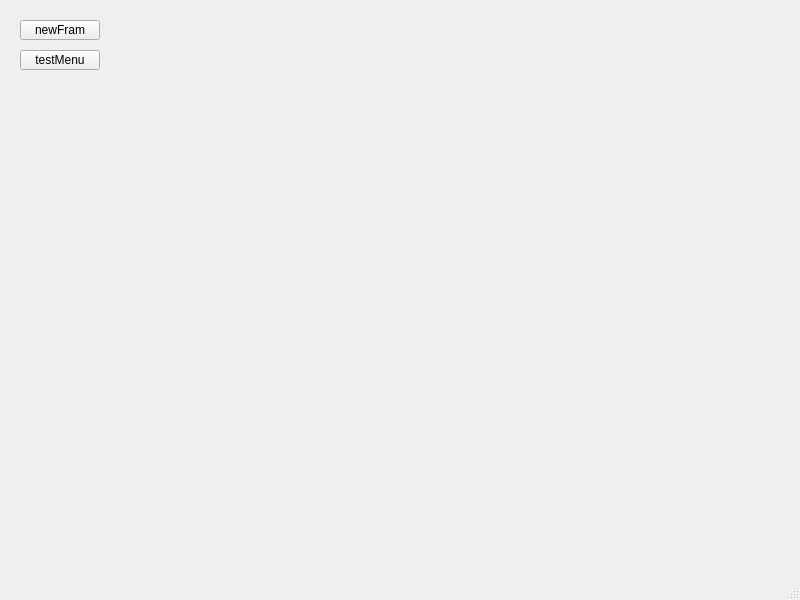
<?xml version="1.0" encoding="UTF-8"?>
<ui version="4.0">
 <class>MainWindow</class>
 <widget class="QMainWindow" name="MainWindow">
  <property name="geometry">
   <rect>
    <x>0</x>
    <y>0</y>
    <width>800</width>
    <height>600</height>
   </rect>
  </property>
  <property name="windowTitle">
   <string>MainWindow</string>
  </property>
  <widget class="QWidget" name="centralwidget">
   <widget class="QPushButton" name="btnNewDig">
    <property name="geometry">
     <rect>
      <x>20</x>
      <y>20</y>
      <width>80</width>
      <height>20</height>
     </rect>
    </property>
    <property name="text">
     <string>newFram</string>
    </property>
   </widget>
   <widget class="QPushButton" name="btnTestMenu">
    <property name="geometry">
     <rect>
      <x>20</x>
      <y>50</y>
      <width>80</width>
      <height>20</height>
     </rect>
    </property>
    <property name="text">
     <string>testMenu</string>
    </property>
   </widget>
  </widget>
  <widget class="QMenuBar" name="menubar">
   <property name="geometry">
    <rect>
     <x>0</x>
     <y>0</y>
     <width>800</width>
     <height>22</height>
    </rect>
   </property>
  </widget>
  <widget class="QStatusBar" name="statusbar"/>
 </widget>
 <resources/>
 <connections/>
</ui>
